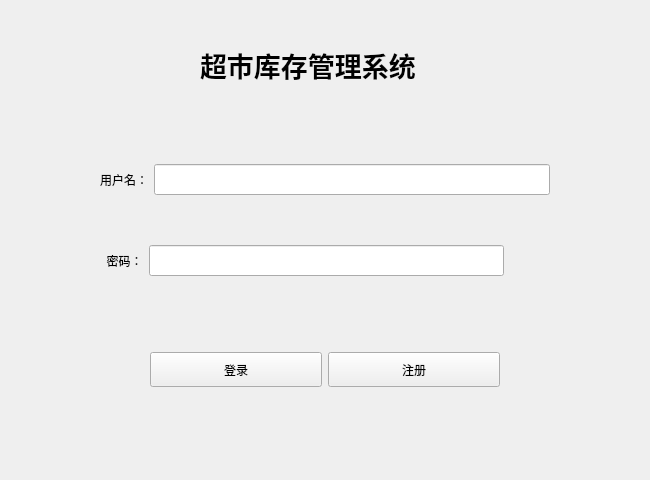
<?xml version="1.0" encoding="UTF-8"?>
<ui version="4.0">
 <class>LoginDialog</class>
 <widget class="QDialog" name="LoginDialog">
  <property name="geometry">
   <rect>
    <x>0</x>
    <y>0</y>
    <width>650</width>
    <height>480</height>
   </rect>
  </property>
  <property name="windowTitle">
   <string>Dialog</string>
  </property>
  <property name="autoFillBackground">
   <bool>false</bool>
  </property>
  <property name="sizeGripEnabled">
   <bool>false</bool>
  </property>
  <property name="modal">
   <bool>false</bool>
  </property>
  <widget class="QWidget" name="verticalLayoutWidget">
   <property name="geometry">
    <rect>
     <x>100</x>
     <y>120</y>
     <width>450</width>
     <height>200</height>
    </rect>
   </property>
   <layout class="QVBoxLayout" name="verticalLayout">
    <item>
     <layout class="QHBoxLayout" name="horizontalLayout">
      <item>
       <widget class="QLabel" name="label">
        <property name="text">
         <string>用户名：</string>
        </property>
       </widget>
      </item>
      <item>
       <widget class="QLineEdit" name="usernameEdit">
        <property name="font">
         <font>
          <family>Microsoft YaHei</family>
          <pointsize>12</pointsize>
          <bold>false</bold>
         </font>
        </property>
       </widget>
      </item>
     </layout>
    </item>
    <item>
     <layout class="QHBoxLayout" name="horizontalLayout_2">
      <item>
       <widget class="QLabel" name="label_2">
        <property name="text">
         <string>  密码：</string>
        </property>
       </widget>
      </item>
      <item>
       <widget class="QLineEdit" name="passwordEdit">
        <property name="font">
         <font>
          <family>Microsoft YaHei</family>
          <pointsize>12</pointsize>
          <bold>false</bold>
         </font>
        </property>
       </widget>
      </item>
      <item>
       <widget class="QPushButton" name="codeshow">
        <property name="text">
         <string/>
        </property>
        <property name="icon">
         <iconset resource="../../Icon.qrc">
          <normaloff>:/LogIn/icon/LogIn/codeshow.png</normaloff>:/LogIn/icon/LogIn/codeshow.png</iconset>
        </property>
        <property name="flat">
         <bool>true</bool>
        </property>
       </widget>
      </item>
     </layout>
    </item>
   </layout>
  </widget>
  <widget class="QLabel" name="errorLabel">
   <property name="geometry">
    <rect>
     <x>50</x>
     <y>410</y>
     <width>550</width>
     <height>30</height>
    </rect>
   </property>
   <property name="font">
    <font>
     <family>Microsoft YaHei</family>
     <pointsize>14</pointsize>
     <bold>true</bold>
    </font>
   </property>
   <property name="text">
    <string/>
   </property>
  </widget>
  <widget class="QWidget" name="horizontalLayoutWidget">
   <property name="geometry">
    <rect>
     <x>150</x>
     <y>340</y>
     <width>350</width>
     <height>60</height>
    </rect>
   </property>
   <layout class="QHBoxLayout" name="horizontalLayout_3">
    <item>
     <widget class="QPushButton" name="Login">
      <property name="text">
       <string>登录</string>
      </property>
      <property name="minimumSize">
       <size>
        <width>0</width>
        <height>35</height>
       </size>
      </property>
     </widget>
    </item>
    <item>
     <widget class="QPushButton" name="Register">
      <property name="text">
       <string>注册</string>
      </property>
      <property name="minimumSize">
       <size>
        <width>0</width>
        <height>35</height>
       </size>
      </property>
     </widget>
    </item>
   </layout>
  </widget>
  <widget class="QLabel" name="label_3">
   <property name="geometry">
    <rect>
     <x>200</x>
     <y>30</y>
     <width>250</width>
     <height>70</height>
    </rect>
   </property>
   <property name="font">
    <font>
     <family>Microsoft YaHei</family>
     <pointsize>20</pointsize>
     <bold>true</bold>
    </font>
   </property>
   <property name="mouseTracking">
    <bool>true</bool>
   </property>
   <property name="autoFillBackground">
    <bool>false</bool>
   </property>
   <property name="text">
    <string>&lt;html&gt;&lt;head/&gt;&lt;body&gt;&lt;p&gt;超市库存管理系统&lt;/p&gt;&lt;/body&gt;&lt;/html&gt;</string>
   </property>
   <property name="scaledContents">
    <bool>false</bool>
   </property>
  </widget>
  <widget class="QLabel" name="label_4">
   <property name="geometry">
    <rect>
     <x>60</x>
     <y>18</y>
     <width>80</width>
     <height>60</height>
    </rect>
   </property>
   <property name="cursor">
    <cursorShape>PointingHandCursor</cursorShape>
   </property>
   <property name="styleSheet">
    <string notr="true">QLabel {
      image: url(:/LogIn/icon/LogIn/shide.png);
    }
    QLabel:hover {
      image: url(:/LogIn/icon/LogIn/sshow.png);
    }</string>
   </property>
   <property name="text">
    <string/>
   </property>
   <property name="scaledContents">
    <bool>true</bool>
   </property>
  </widget>
 </widget>
 <resources>
  <include location="../../Icon.qrc"/>
 </resources>
 <connections/>
</ui>
